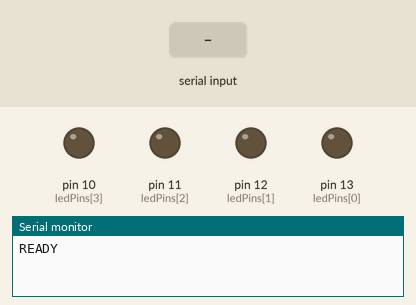
A sketch run on a simulated Arduino Uno, built with avr-gcc and run on an emulated ATmega328P. On the bench: output pins drawn as LEDs (lit = HIGH), the last lines printed to the serial monitor. The test bench sets the inputs (shaded band).

Above: at 1.2 s.
1.3 s: "A" received over Serial
At 1.9 s:
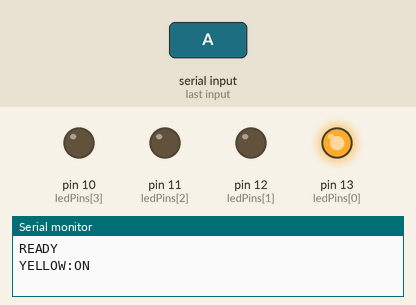
2.8 s: "B" received over Serial
At 4.0 s:
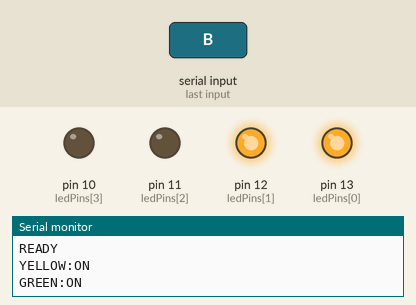
4.3 s: "a" received over Serial
At 5.3 s:
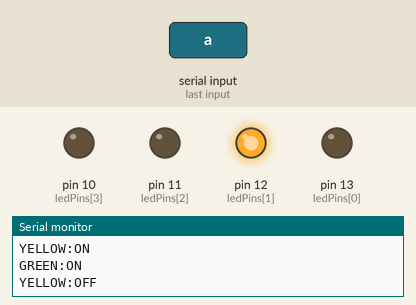
5.8 s: "C" received over Serial
At 6.5 s:
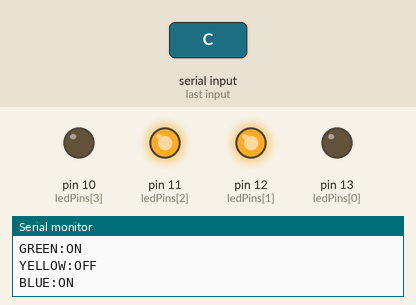
7.3 s: "b" received over Serial
At 7.6 s:
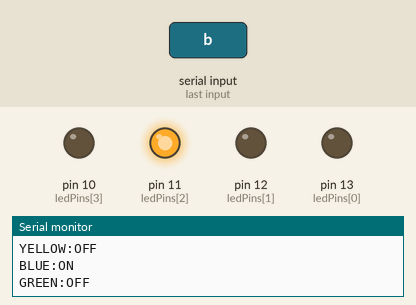
8.8 s: "D" received over Serial
At 10.0 s:
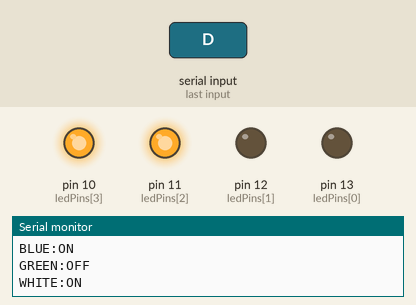
Timing chart, 0 to 11.3 s (numbered marks = the images above; inputs shaded):
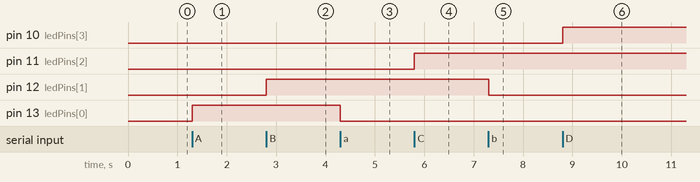

The sketch:

sketch_may29a.ino
```cpp
// LED Pins
int ledPins[] = {13, 12, 11, 10};
bool ledStates[] = {false, false, false, false};

void setup() {
  Serial.begin(9600);
  for (int i = 0; i < 4; i++) {
    pinMode(ledPins[i], OUTPUT);
    digitalWrite(ledPins[i], LOW);
  }
  Serial.println("READY");
}

void loop() {
  if (Serial.available() > 0) {
    char cmd = Serial.read();

    // Commands: 'A' = Yellow, 'B' = Green, 'C' = Blue, 'D' = White
    // Lowercase = OFF, Uppercase = ON
    if (cmd == 'A') { digitalWrite(ledPins[0], HIGH); Serial.println("YELLOW:ON"); }
    else if (cmd == 'a') { digitalWrite(ledPins[0], LOW);  Serial.println("YELLOW:OFF"); }
    else if (cmd == 'B') { digitalWrite(ledPins[1], HIGH); Serial.println("GREEN:ON"); }
    else if (cmd == 'b') { digitalWrite(ledPins[1], LOW);  Serial.println("GREEN:OFF"); }
    else if (cmd == 'C') { digitalWrite(ledPins[2], HIGH); Serial.println("BLUE:ON"); }
    else if (cmd == 'c') { digitalWrite(ledPins[2], LOW);  Serial.println("BLUE:OFF"); }
    else if (cmd == 'D') { digitalWrite(ledPins[3], HIGH); Serial.println("WHITE:ON"); }
    else if (cmd == 'd') { digitalWrite(ledPins[3], LOW);  Serial.println("WHITE:OFF"); }
  }
}
```

Measured:
- after the input at 1.3 s, pin 13 (ledPins[0]): LOW → HIGH at once
- after the input at 2.8 s, pin 12 (ledPins[1]): LOW → HIGH at once
- after the input at 4.3 s, pin 13 (ledPins[0]): HIGH → LOW at once
- after the input at 5.8 s, pin 11 (ledPins[2]): LOW → HIGH at once
- after the input at 7.3 s, pin 12 (ledPins[1]): HIGH → LOW at once
- after the input at 8.8 s, pin 10 (ledPins[3]): LOW → HIGH at once
